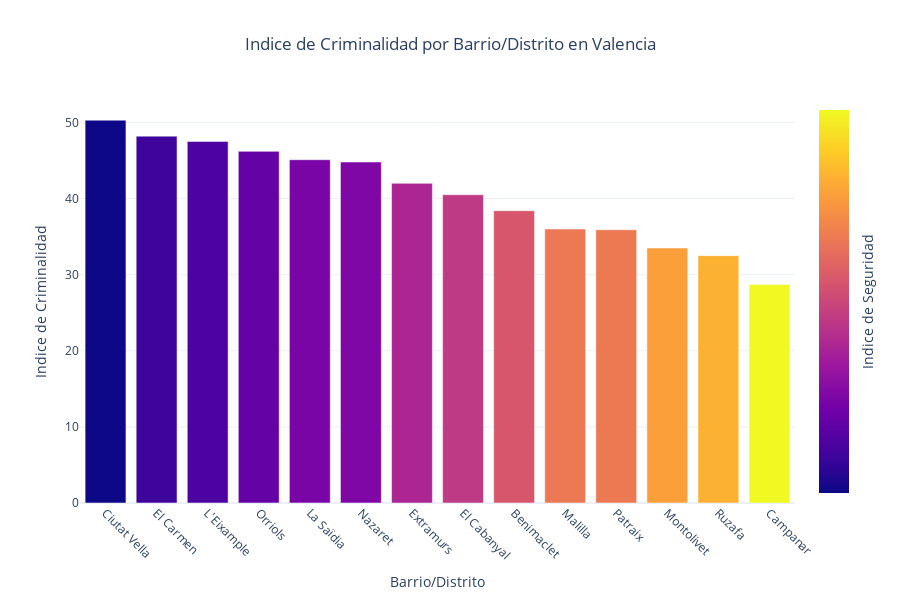

Source (notebook cell):
### Code cell
# Ordenar el DataFrame por la columna 'Indice de Criminalidad' en orden descendente
seguridad = seguridad.sort_values(by="Indice de Criminalidad", ascending=False)

# Crear un gráfico de barras con los índices de criminalidad por barrio
fig = px.bar(
    seguridad,
    x="Barrio/Distrito",
    y="Indice de Criminalidad",
    color="Indice de Seguridad",  # Colorear las barras según el índice de seguridad
    hover_data={
        "Crimenes por cada 100,000 habitantes": True,
        "Robos por cada 100,000 habitantes": True,
        "Asaltos por cada 100,000 habitantes": True
    },
    title="Indice de Criminalidad por Barrio/Distrito en Valencia",
    labels={"Indice de Criminalidad": "Indice de Criminalidad", "Barrio/Distrito": "Barrio/Distrito"},
    height=600
)

# Personalizar el diseño del gráfico
fig.update_layout(
    xaxis_title="Barrio/Distrito",
    yaxis_title="Indice de Criminalidad",
    coloraxis_colorbar=dict(
    title=dict(text="Indice de Seguridad", side="right"),  # Colocar el título en vertical
    tickvals=[]  # Ocultar valores de la barra de colores
    ),
    template="plotly_white",
    title_x=0.5,
)

# Rotar etiquetas del eje X para mejor visibilidad
fig.update_xaxes(tickangle=45)

# Mostrar el gráfico
fig.show()

### Figure 1 — Plotly figure (JSON) as saved in the notebook; plotly's stock layout.template omitted (floating-point values rounded to 4 significant figures)
{"data": [{"alignmentgroup": "True", "customdata": [[330, 130, 85], [310, 120, 75], [320, 125, 80], [315, 120, 78], [300, 115, 70], [290, 115, 72], [280, 100, 55], [290, 110, 65], [250, 95, 50], [230, 90, 48], [240, 85, 45], [210, 75, 35], [200, 70, 40], [180, 60, 30]], "hovertemplate": "Barrio/Distrito=%{x}<br>Indice de Criminalidad=%{y}<br>Crimenes por cada 100,000 habitantes=%{customdata[0]}<br>Robos por cada 100,000 habitantes=%{customdata[1]}<br>Asaltos por cada 100,000 habitantes=%{customdata[2]}<br>Indice de Seguridad=%{marker.color}<extra></extra>", "legendgroup": "", "marker": {"color": [49.7, 51.8, 52.5, 53.8, 54.9, 55.2, 58, 59.5, 61.6, 64, 64.1, 66.5, 67.5, 71.3], "coloraxis": "coloraxis", "pattern": {"shape": ""}}, "name": "", "offsetgroup": "", "orientation": "v", "showlegend": false, "textposition": "auto", "type": "bar", "x": ["Ciutat Vella", "El Carmen", "L'Eixample", "Orriols", "La Saïdia", "Nazaret", "Extramurs", "El Cabanyal", "Benimaclet", "Malilla", "Patraix", "Montolivet", "Ruzafa", "Campanar"], "xaxis": "x", "y": [50.3, 48.2, 47.5, 46.2, 45.1, 44.8, 42, 40.5, 38.4, 36, 35.9, 33.5, 32.5, 28.7], "yaxis": "y"}], "layout": {"barmode": "relative", "coloraxis": {"colorbar": {"tickvals": [], "title": {"side": "right", "text": "Indice de Seguridad"}}, "colorscale": [[0, "#0d0887"], [0.1111, "#46039f"], [0.2222, "#7201a8"], [0.3333, "#9c179e"], [0.4444, "#bd3786"], [0.5556, "#d8576b"], [0.6667, "#ed7953"], [0.7778, "#fb9f3a"], [0.8889, "#fdca26"], [1, "#f0f921"]]}, "height": 600, "legend": {"tracegroupgap": 0}, "title": {"text": "Indice de Criminalidad por Barrio/Distrito en Valencia", "x": 0.5}, "xaxis": {"anchor": "y", "domain": [0, 1], "tickangle": 45, "title": {"text": "Barrio/Distrito"}}, "yaxis": {"anchor": "x", "domain": [0, 1], "title": {"text": "Indice de Criminalidad"}}}}
